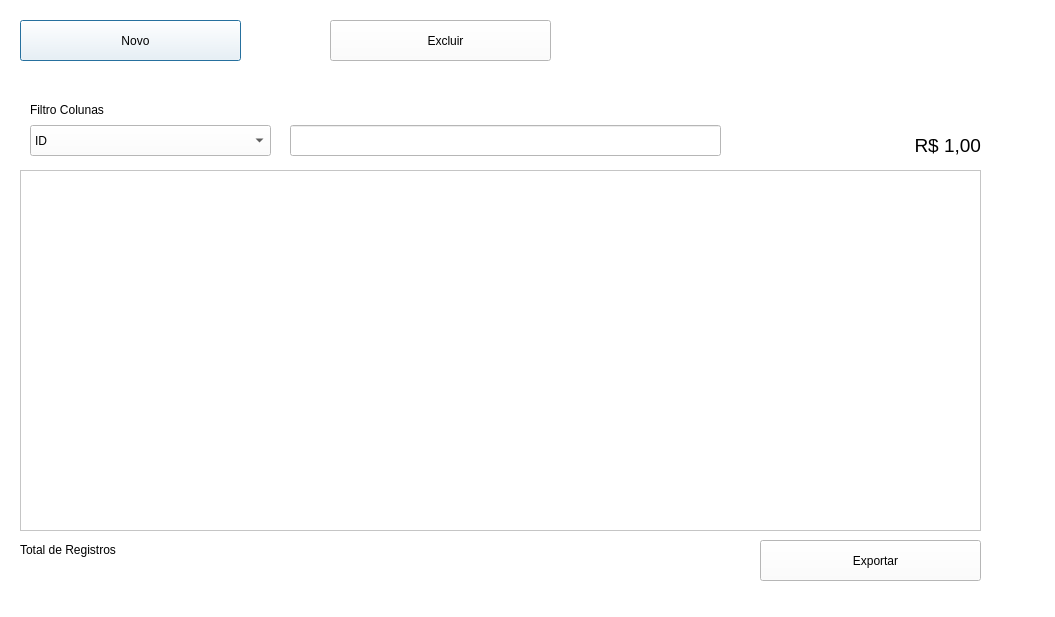
<?xml version="1.0" encoding="UTF-8"?>
<ui version="4.0">
 <class>TelaPrincipal</class>
 <widget class="QDialog" name="TelaPrincipal">
  <property name="geometry">
   <rect>
    <x>0</x>
    <y>0</y>
    <width>1055</width>
    <height>617</height>
   </rect>
  </property>
  <property name="windowTitle">
   <string>Funcionários</string>
  </property>
  <property name="styleSheet">
   <string notr="true">QWidget{
	background-color:rgb(255, 255, 255);
}</string>
  </property>
  <widget class="QPushButton" name="btnCadastrarFuncionarios">
   <property name="geometry">
    <rect>
     <x>20</x>
     <y>20</y>
     <width>221</width>
     <height>41</height>
    </rect>
   </property>
   <property name="text">
    <string>   Novo</string>
   </property>
   <property name="icon">
    <iconset>
     <selectedon>:/Imagens/Imagens/novo.png</selectedon>
    </iconset>
   </property>
  </widget>
  <widget class="QPushButton" name="btnExcluirFuncionario">
   <property name="geometry">
    <rect>
     <x>330</x>
     <y>20</y>
     <width>221</width>
     <height>41</height>
    </rect>
   </property>
   <property name="text">
    <string>   Excluir</string>
   </property>
   <property name="icon">
    <iconset>
     <selectedon>:/Imagens/Imagens/excluir.png</selectedon>
    </iconset>
   </property>
  </widget>
  <widget class="QLineEdit" name="txtPesquisarFuncionario">
   <property name="geometry">
    <rect>
     <x>290</x>
     <y>125</y>
     <width>431</width>
     <height>31</height>
    </rect>
   </property>
   <property name="font">
    <font>
     <pointsize>16</pointsize>
    </font>
   </property>
   <property name="clearButtonEnabled">
    <bool>true</bool>
   </property>
  </widget>
  <widget class="QLabel" name="label">
   <property name="geometry">
    <rect>
     <x>290</x>
     <y>100</y>
     <width>451</width>
     <height>20</height>
    </rect>
   </property>
   <property name="text">
    <string>Digite algo para pesquisar</string>
   </property>
  </widget>
  <widget class="QTableWidget" name="tableWidgetFuncionario">
   <property name="geometry">
    <rect>
     <x>20</x>
     <y>170</y>
     <width>961</width>
     <height>361</height>
    </rect>
   </property>
  </widget>
  <widget class="QLabel" name="lblTotalRegistros">
   <property name="geometry">
    <rect>
     <x>20</x>
     <y>540</y>
     <width>481</width>
     <height>20</height>
    </rect>
   </property>
   <property name="text">
    <string>Total de Registros</string>
   </property>
  </widget>
  <widget class="QLabel" name="label_2">
   <property name="geometry">
    <rect>
     <x>810</x>
     <y>10</y>
     <width>221</width>
     <height>101</height>
    </rect>
   </property>
   <property name="text">
    <string/>
   </property>
   <property name="pixmap">
    <pixmap resource="ImagensBotoes.qrc">:/Imagens/Imagens/qt_creator.png</pixmap>
   </property>
   <property name="scaledContents">
    <bool>true</bool>
   </property>
  </widget>
  <widget class="QLabel" name="lblTotalSalario">
   <property name="geometry">
    <rect>
     <x>760</x>
     <y>130</y>
     <width>221</width>
     <height>31</height>
    </rect>
   </property>
   <property name="text">
    <string>&lt;html&gt;&lt;head/&gt;&lt;body&gt;&lt;p align=&quot;right&quot;&gt;&lt;span style=&quot; font-size:14pt;&quot;&gt;R$ 1,00&lt;/span&gt;&lt;/p&gt;&lt;/body&gt;&lt;/html&gt;</string>
   </property>
  </widget>
  <widget class="QComboBox" name="comboBoxColunaFiltro">
   <property name="geometry">
    <rect>
     <x>30</x>
     <y>125</y>
     <width>241</width>
     <height>31</height>
    </rect>
   </property>
   <item>
    <property name="text">
     <string>ID</string>
    </property>
   </item>
   <item>
    <property name="text">
     <string>CPF</string>
    </property>
   </item>
   <item>
    <property name="text">
     <string>Nome</string>
    </property>
   </item>
   <item>
    <property name="text">
     <string>Salário</string>
    </property>
   </item>
   <item>
    <property name="text">
     <string>Departamento</string>
    </property>
   </item>
   <item>
    <property name="text">
     <string>Data de Nascimento</string>
    </property>
   </item>
   <item>
    <property name="text">
     <string>Telefone</string>
    </property>
   </item>
   <item>
    <property name="text">
     <string>Email</string>
    </property>
   </item>
  </widget>
  <widget class="QLabel" name="label_3">
   <property name="geometry">
    <rect>
     <x>30</x>
     <y>100</y>
     <width>451</width>
     <height>20</height>
    </rect>
   </property>
   <property name="text">
    <string>Filtro Colunas</string>
   </property>
  </widget>
  <widget class="QPushButton" name="btnExportarExcel">
   <property name="geometry">
    <rect>
     <x>760</x>
     <y>540</y>
     <width>221</width>
     <height>41</height>
    </rect>
   </property>
   <property name="text">
    <string>   Exportar</string>
   </property>
   <property name="icon">
    <iconset>
     <selectedon>:/Imagens/Imagens/excel.png</selectedon>
    </iconset>
   </property>
  </widget>
 </widget>
 <resources>
  <include location="ImagensBotoes.qrc"/>
 </resources>
 <connections/>
</ui>
